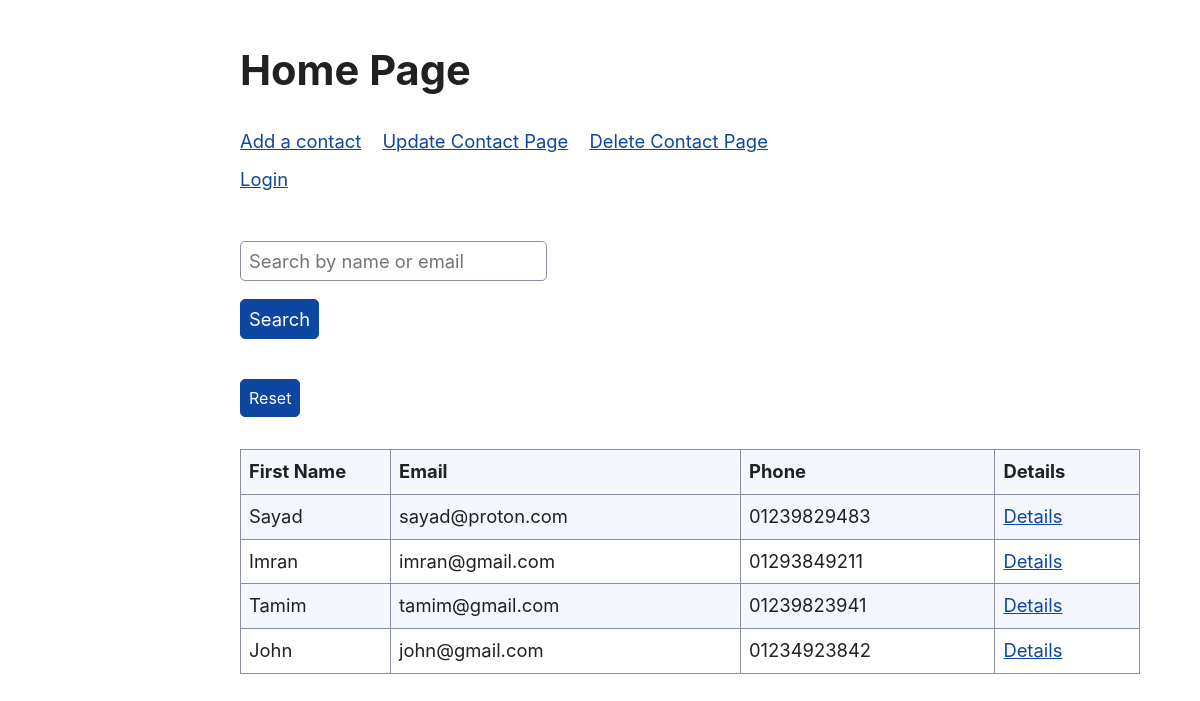
Page /contact/ on the committed database.
### contact/models.py (models this page shows)
class Contact(models.Model):
    first_name = models.CharField(max_length=255)
    last_name = models.CharField(max_length=255)
    email = models.EmailField(unique=True)
    phone = models.CharField(max_length=15,unique=True)
    address = models.TextField()

### contact/views.py (the view)
# urls.py: path('', views.home, name='home'),
def home(request):
    request.session['last_page'] = 'home'
    user = str(request.user)
    contact_list = None
    query = request.GET.get('query')
    if query:
        contact_list = Contact.objects.filter(
            Q(first_name__icontains=query) |
            Q(last_name__icontains=query) |
            Q(email__icontains=query)
        )
    else:
        contact_list = Contact.objects.all()
    if user == 'AnonymousUser':
        return render(request, 'home.html', {'contacts': contact_list, 'user': None})
    return render(request, 'home.html', {'contacts': contact_list, 'user': user})

### contact/templates/home.html
{% extends 'contact_base.html' %}
{% block content %}
<h2>Home Page</h2>
<nav style="margin-bottom: 10px;">
    <div style="margin: 0;">
        <a style="margin-right: .5rem; margin-left: 0; padding-left: 0;" href="add/">Add a contact</a>
        <a style="margin: .5rem;" href="update/">Update Contact Page</a>
        <a style="margin: .5rem;" href="delete/">Delete Contact Page</a>
    </div>
</nav>
<nav>
    <div style="margin:0">
        {% if not user %}
        <a href="{% url 'authorize-admin' %}">Login</a>
        {% else %}
        <a href="{% url 'unauthorize-admin' %}">Logout</a>
        {% endif %}
    </div>
</nav>
<form style="margin-top: 3rem; margin-bottom: 2rem;" method="GET" action="{% url 'home' %}">
    <input style="display: block;" type="text" name="query" placeholder="Search by name or email"
        value="{{ request.GET.query }}">
    <button style="margin-top: 10px;" type="submit">Search</button>
</form>
<div>
    <a href="{% url 'home' %}">
        <button style="font-size: medium;" type="button">Reset</button>
    </a>
</div>
<div>
    {% if contacts %}
    <table style="width: 900px;">
        <tr>
            <th style="width: 150px;">First Name</th>
            <th style="width: 350px;">Email</th>
            <th>Phone</th>
            <th>Details</th>
        </tr>
        {% for contact in contacts %}
        <tr>
            <td>{{contact.first_name}}</td>
            <td>{{contact.email}}</td>
            <td>{{contact.phone}}</td>
            <td><a href="{% url 'contact-detail' contact.id %}">Details</a></td>
        </tr>
        {% endfor %}
    </table>
    {% else %}
    <h3>Currently no contacts available.</h3>
    <h3>Add contacts to see their data.</h3>
    {% endif %}
</div>
{% endblock %}

### contact/templates/contact_base.html (shortened to what this page needs)
{% load static %}
<!DOCTYPE html>
<html lang="en">
<head>
    <link rel="stylesheet" href="{% static 'css/styles.css' %}">
    <link href="https://cdn.jsdelivr.net/npm/simpledotcss@2.3.2/simple.min.css" rel="stylesheet">
</head>
<body>
    {% block content %}
    {% endblock %}
</body>
</html>

### contact/static/css/styles.css (style rules this page uses)
:root, ::backdrop { --sans-font: -apple-system, BlinkMacSystemFont, "Avenir Next", Avenir, "Nimbus Sans L", Roboto, "Noto Sans", "Segoe UI", Arial, Helvetica, "Helvetica Neue", sans-serif; --mono-font: Consolas, Menlo, Monaco, "Andale Mono", "Ubuntu Mono", monospace; --standard-border-radius: 5px; --bg: #fff; --accent-bg: #f5f7ff; --text: #212121; --text-light: #585858; --border: #898ea4; --accent: #0d47a1; --accent-hover: #1266e2; --accent-text: var(--bg); --code: #d81b60; --preformatted: #444; --marked: #fd3; --disabled: #efefef; }
textarea, select, input, progress { -webkit-appearance: none; -moz-appearance: none; appearance: none; }
html { font-family: var(--sans-font); scroll-behavior: smooth; }
body { color: var(--text); background-color: var(--bg); grid-template-columns: 1fr min(45rem, 90%) 1fr; margin: 0; font-size: 1.15rem; line-height: 1.5; display: grid; }
body > * { grid-column: 2; }
h2 { margin-top: 3rem; font-size: 2.6rem; }
p, h1, h2, h3, h4, h5, h6 { overflow-wrap: break-word; }
h1, h2, h3 { line-height: 1.1; }
a, a:visited { color: var(--accent); }
button, .button, a.button, input[type="submit"], input[type="reset"], input[type="button"], label[type="button"] { border: 1px solid var(--accent); background-color: var(--accent); color: var(--accent-text); padding: 0.5rem 0.9rem; line-height: normal; text-decoration: none; }
table { border-collapse: collapse; margin: 1.5rem 0; }
td, th { border: 1px solid var(--border); text-align: start; padding: 0.5rem; }
th { background-color: var(--accent-bg); font-weight: 700; }
tr:nth-child(2n) { background-color: var(--accent-bg); }
textarea, select, input, button, .button { font-size: inherit; border-radius: var(--standard-border-radius); box-shadow: none; max-width: 100%; margin-bottom: 0.5rem; padding: 0.5rem; font-family: inherit; display: inline-block; }
textarea, select, input { color: var(--text); background-color: var(--bg); border: 1px solid var(--border); }

### rows in the picture
Contact: first_name "Sayad", email "sayad@proton.com", phone "01239829483"
Contact: first_name "Imran", email "imran@gmail.com", phone "01293849211"
Contact: first_name "Tamim", email "tamim@gmail.com", phone "01239823941"
Contact: first_name "John", email "john@gmail.com", phone "01234923842"
